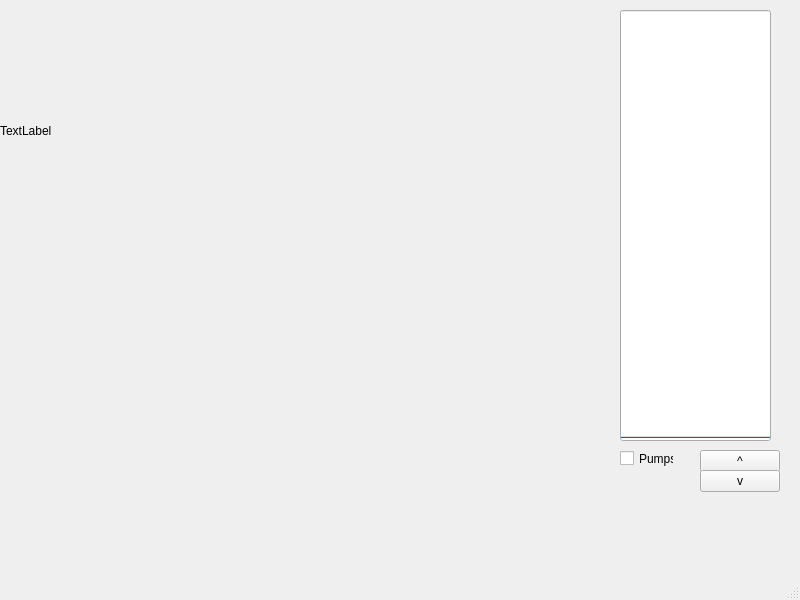
<?xml version="1.0" encoding="UTF-8"?>
<ui version="4.0">
 <class>MainWindow</class>
 <widget class="QMainWindow" name="MainWindow">
  <property name="geometry">
   <rect>
    <x>0</x>
    <y>0</y>
    <width>800</width>
    <height>600</height>
   </rect>
  </property>
  <property name="windowTitle">
   <string>MainWindow</string>
  </property>
  <widget class="QWidget" name="centralwidget">
   <widget class="QProgressBar" name="progressBar">
    <property name="geometry">
     <rect>
      <x>620</x>
      <y>10</y>
      <width>151</width>
      <height>431</height>
     </rect>
    </property>
    <property name="value">
     <number>0</number>
    </property>
    <property name="textVisible">
     <bool>true</bool>
    </property>
    <property name="orientation">
     <enum>Qt::Vertical</enum>
    </property>
    <property name="invertedAppearance">
     <bool>false</bool>
    </property>
    <property name="textDirection">
     <enum>QProgressBar::TopToBottom</enum>
    </property>
    <property name="format">
     <string>%p</string>
    </property>
   </widget>
   <widget class="QCheckBox" name="checkBox">
    <property name="enabled">
     <bool>true</bool>
    </property>
    <property name="geometry">
     <rect>
      <x>620</x>
      <y>450</y>
      <width>54</width>
      <height>17</height>
     </rect>
    </property>
    <property name="text">
     <string>Pumps</string>
    </property>
   </widget>
   <widget class="QLabel" name="label">
    <property name="geometry">
     <rect>
      <x>0</x>
      <y>0</y>
      <width>291</width>
      <height>261</height>
     </rect>
    </property>
    <property name="text">
     <string>TextLabel</string>
    </property>
   </widget>
   <widget class="QPushButton" name="upButton">
    <property name="geometry">
     <rect>
      <x>700</x>
      <y>450</y>
      <width>80</width>
      <height>22</height>
     </rect>
    </property>
    <property name="text">
     <string>^</string>
    </property>
   </widget>
   <widget class="QPushButton" name="downButton">
    <property name="geometry">
     <rect>
      <x>700</x>
      <y>470</y>
      <width>80</width>
      <height>22</height>
     </rect>
    </property>
    <property name="text">
     <string>v</string>
    </property>
   </widget>
  </widget>
  <widget class="QMenuBar" name="menubar">
   <property name="geometry">
    <rect>
     <x>0</x>
     <y>0</y>
     <width>800</width>
     <height>19</height>
    </rect>
   </property>
  </widget>
  <widget class="QStatusBar" name="statusbar"/>
 </widget>
 <resources/>
 <connections/>
</ui>
